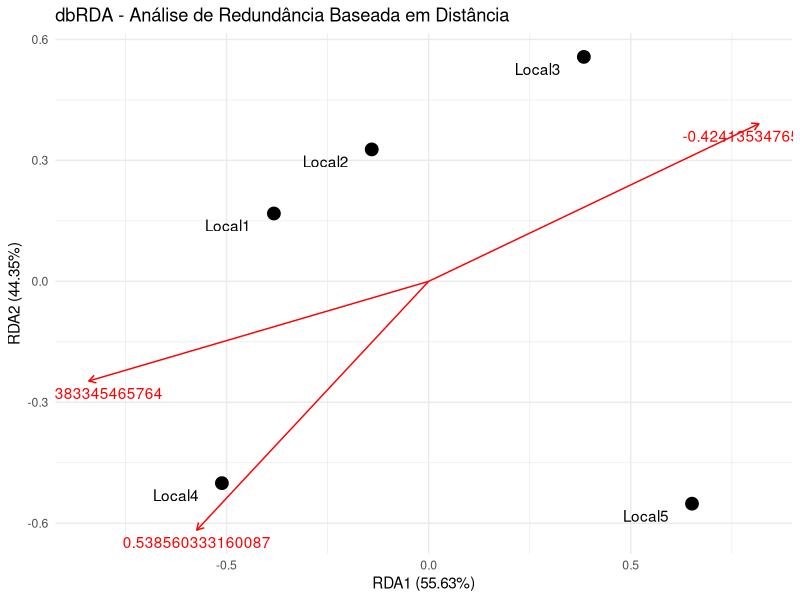

Generate this figure with R:
# Carregar pacotes necessários
library(vegan)
library(ggplot2)

# Passo 1: Criar a matriz de abundância de espécies (exemplo)
comunidade <- matrix(c(10, 5, 0, 2,
                       8, 7, 1, 3,
                       0, 12, 4, 6,
                       3, 9, 8, 1,
                       7, 2, 5, 4),
                     nrow = 5, byrow = TRUE,
                     dimnames = list(c("Local1", "Local2", "Local3", "Local4", "Local5"),
                                     c("Espécie_A", "Espécie_B", "Espécie_C", "Espécie_D")))

# Passo 2: Criar a matriz de variáveis ambientais (exemplo)
ambiente <- data.frame(
  Temperatura = c(25, 28, 22, 30, 26),
  pH = c(6.5, 7.0, 5.8, 7.2, 6.0),
  Umidade = c(70, 65, 80, 60, 75)
)

# Passo 3: Calcular a matriz de distância (Bray-Curtis)
distancia <- vegdist(comunidade, method = "bray")

# Passo 4: Realizar a dbRDA usando capscale
resultado_capscale <- capscale(distancia ~ Temperatura + pH + Umidade, data = ambiente)

# Passo 5: Verificar os resultados
resultado_sumario <- summary(resultado_capscale)

# Extrair a porcentagem de explicação de cada eixo
variancia_explicada <- round(100 * resultado_capscale$CCA$eig / sum(resultado_capscale$CCA$eig), 2)

# Passo 6: Preparar os dados para o gráfico
dados_grafico <- data.frame(
  Local = rownames(resultado_capscale$CCA$u),
  RDA1 = resultado_capscale$CCA$u[, 1],  # Eixo RDA1
  RDA2 = resultado_capscale$CCA$u[, 2]   # Eixo RDA2
)

# Preparar os dados dos vetores ambientais (biplot)
vetores_ambientais <- as.data.frame(resultado_capscale$CCA$biplot)
vetores_ambientais$variavel <- rownames(vetores_ambientais)  # Adicionar nomes das variáveis

# Renomear as colunas para RDA1 e RDA2
colnames(vetores_ambientais) <- c("RDA1", "RDA2", "variavel")

# Passo 7: Criar o gráfico com ggplot2
grafico <- ggplot(dados_grafico, aes(x = RDA1, y = RDA2)) +
  geom_point(size = 4) +  # Pontos representando os locais
  geom_text(aes(label = Local), vjust = 1.5, hjust = 1.5) +  # Rótulos dos locais
  geom_segment(data = vetores_ambientais,  # Vetores ambientais
               aes(x = 0, y = 0, xend = RDA1, yend = RDA2),
               arrow = arrow(length = unit(0.2, "cm")), color = "red") +
  geom_text(data = vetores_ambientais,  # Rótulos dos vetores
            aes(x = RDA1, y = RDA2, label = variavel),
            color = "red", vjust = 1.5) +
  theme_minimal() +
  labs(title = "dbRDA - Análise de Redundância Baseada em Distância",
       x = paste0("RDA1 (", variancia_explicada[1], "%)"),  # Adicionar % de explicação do RDA1
       y = paste0("RDA2 (", variancia_explicada[2], "%)"))  # Adicionar % de explicação do RDA2

# Passo 8: Exibir o gráfico
print(grafico)
